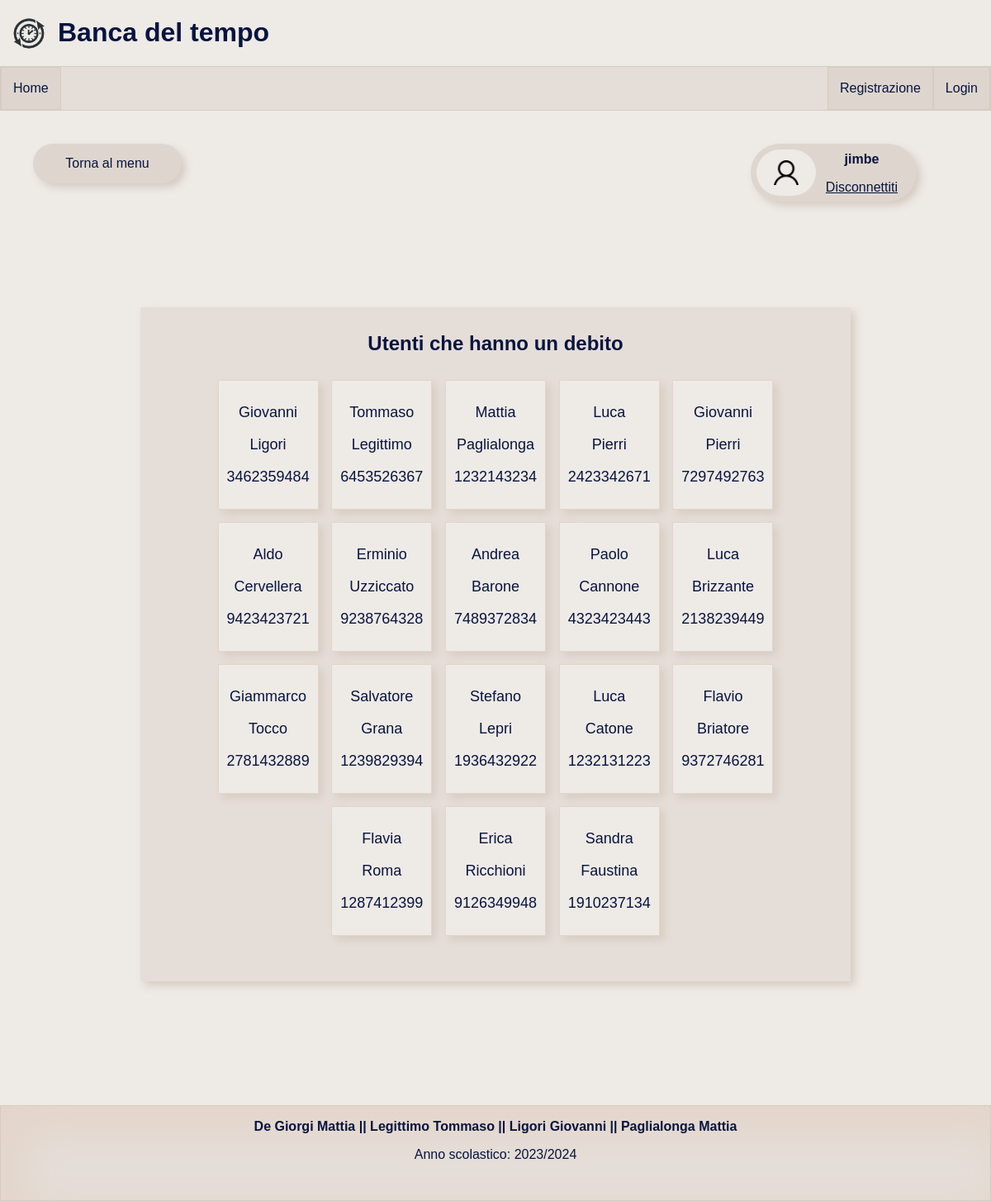
The app's page /utentiDebito.php (signed in) with its own data.
### tables this page shows
CREATE TABLE `soci` (
  `codiceSocio` int(5) NOT NULL,
  `numTelefono` varchar(20) NOT NULL,
  `nome` varchar(50) NOT NULL,
  `cognome` varchar(50) NOT NULL,
  `indirizzo` varchar(50) NOT NULL,
  `orePrestate` int(5) NOT NULL,
  `oreRicevute` int(5) NOT NULL,
  `password` varchar(64) NOT NULL,
  `username` varchar(20) NOT NULL,
  `amministratore` tinyint(1) NOT NULL
);

### utentiDebito.php (the view, shortened to what this page needs)
<?php
    include 'connessioneDB.php';
?>
<html>
    <head>
    <link rel="stylesheet" href="style.css">
    </head>
    <body>
        <header>
            <img src="img\OIG3-removebg-preview.png" alt="" id="logo">
            <h1>Banca del tempo</h1>
        </header>
        <nav>
            <a href="index.php" id="home">Home</a>
            <a href="registrazioneform.php">Registrazione</a>
            <a href="loginform.php">Login</a>
        </nav>
        <a href=
            <?php
                if($_SESSION["permessiAmministratore"]==1){
                    echo"\"amministratoreBenvenuto.php\"";
                }
                else{
                    echo"\"socioBenvenuto.php\"";
                }
            ?>>
            <div id="tornaMenu">
                Torna al menu
            </div>
        </a>
        <?php
            if($_SESSION["loggato"]==0){
                echo"<div id=\"profilo\">
                        <table>
                            <tr>
                                <td id=\"TDTable\"><img src=\"profilo.pn.png\" alt=\"\"></td>
                                <td><p>non loggato</p></td>
                            </tr>
                        </table>
                    </div>";
            }
            else{
                echo"<div id=\"profilo\">
                        <table>
                            <tr>
                                <td><img src=\"profilo.pn.png\" alt=\"\"></td>
                                <th>"
                                    .$_SESSION["usernameLoggato"]."
                                    <a href=\"logout.php\"><p id=\"disconnettiti\">Disconnettiti</p></a>
                                </th>
                            </tr>
                        </table>
                    </div>";
            }
        ?>
        <div id="center">
        <h2>Utenti che hanno un debito</h2>
            <div id="centerUtentiDebito">
                <?php
                    if($_SESSION["loggato"]==1){
                            $QueryUtentiDebito = "select * from soci where orePrestate < oreRicevute";
                            $result = $conn -> query($QueryUtentiDebito);
                            if($result -> num_rows > 0){
                                while($row = $result -> fetch_assoc()){
                                    echo "<div class=\"contenitoreDebitore\" >
                                    <p>" . $row["nome"]. "</p>
                                    <p>" . $row["cognome"] ."</p>
                                    <p>" .$row["numTelefono"] ."</p>
                                    </div>";
                                }
                            }
                        }
                ?>
            </div>
        </div>
        <footer style="position: relative; bottom:0; width:100%\">
                        <p style="font-weight: 700;">De Giorgi Mattia || Legittimo Tommaso || Ligori Giovanni || Paglialonga Mattia</p>
                        <p>Anno scolastico: 2023/2024</p>
                    </footer>
    </body>
</html>

### style.css (style rules this page uses)
nav { display: flex; justify-content: right; border: 1px solid #D6CCC2; background-color: #E5DED8; }
nav a { text-decoration: none; padding: 16px 14px; display: block; border: 1px solid #D6CCC2; background-color: #ded6ce; color: #07143F; }
body { margin: 0; background-color: #EEEAE6; font-family: Arial, Helvetica, sans-serif; color: #07143F; }
a { text-decoration: none; }
#home { margin-right: auto; }
header { display: flex; background: #EEEAE6; }
#logo { margin: auto 0; width: 70px; height: 70px; }
#center { margin: 150px auto; background-color: #E5DED8; padding: 10px; box-shadow:5px 5px 10px #D6CCC2; text-align: center; height: auto; width: 70%; }
footer { text-align: center; box-shadow: 20px 20px 50px 10px #e3d5ca inset; border: 1px solid #D6CCC2; background-color: #E5DED8; padding-bottom: 30px; }
#centerUtentiDebito { background-color: #E5DED8; margin: 20px 20px; padding: 10px; display: flex; flex-wrap: wrap; justify-content: center; }
#profilo { background-color: #ded6ce; margin-top: 40px; width: auto; height: 60px; float: right; margin-right: 90px; box-shadow:5px 5px 10px #D6CCC2; padding-right: 20px; border-radius: 50px; padding-top: 5px; padding-bottom: 5px; }
#tornaMenu { color: #07143F; background-color: #ded6ce; box-shadow:5px 5px 10px #D6CCC2; width: 150px; display: inline-block; text-decoration: none; text-align: center; margin-top: 40px; margin-left: 40px; padding: 15px; border-radius: 30px; }
#profilo table { height: 100%; margin-left: 5px; }
#profilo table td { background-color: #EEEAE6; border-radius: 30px; }
#profilo table th { padding-left: 10px; padding-top: 3px; }
#profilo img { width: 30px; margin-left: 20px; margin-right: 20px; }
#disconnettiti { font-weight: normal; text-decoration: underline; color: #07143F; }
.contenitoreDebitore { display: block; background-color: #EEEAE6; border: 1px solid #e3d5ca; padding: 10px; text-align: center; font-size: large; margin:0px 1%; margin-bottom: 15px; box-shadow: 5px 5px 10px #D6CCC2; }

### records on screen
soci: nome "Giovanni", cognome "Ligori", numTelefono "3462359484"
soci: nome "Tommaso", cognome "Legittimo", numTelefono "6453526367"
soci: nome "Mattia", cognome "Paglialonga", numTelefono "1232143234"
soci: nome "Luca", cognome "Pierri", numTelefono "2423342671"
soci: nome "Giovanni", cognome "Pierri", numTelefono "7297492763"
soci: nome "Aldo", cognome "Cervellera", numTelefono "9423423721"
soci: nome "Erminio", cognome "Uzziccato", numTelefono "9238764328"
soci: nome "Andrea", cognome "Barone", numTelefono "7489372834"
soci: nome "Paolo", cognome "Cannone", numTelefono "4323423443"
soci: nome "Luca", cognome "Brizzante", numTelefono "2138239449"
soci: nome "Giammarco", cognome "Tocco", numTelefono "2781432889"
soci: nome "Salvatore", cognome "Grana", numTelefono "1239829394"
soci: nome "Stefano", cognome "Lepri", numTelefono "1936432922"
soci: nome "Luca", cognome "Catone", numTelefono "1232131223"
soci: nome "Flavio", cognome "Briatore", numTelefono "9372746281"
soci: nome "Flavia", cognome "Roma", numTelefono "1287412399"
soci: nome "Erica", cognome "Ricchioni", numTelefono "9126349948"
soci: nome "Sandra", cognome "Faustina", numTelefono "1910237134"

### other values on screen
$_SESSION["usernameLoggato"] "jimbe"
